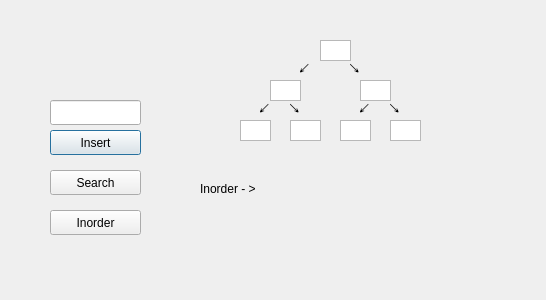
<?xml version="1.0" encoding="UTF-8"?>
<ui version="4.0">
 <class>windowarvore</class>
 <widget class="QDialog" name="windowarvore">
  <property name="geometry">
   <rect>
    <x>0</x>
    <y>0</y>
    <width>546</width>
    <height>300</height>
   </rect>
  </property>
  <property name="windowTitle">
   <string>Dialog</string>
  </property>
  <widget class="QListWidget" name="DRaiz">
   <property name="geometry">
    <rect>
     <x>320</x>
     <y>40</y>
     <width>31</width>
     <height>21</height>
    </rect>
   </property>
  </widget>
  <widget class="QListWidget" name="F">
   <property name="geometry">
    <rect>
     <x>360</x>
     <y>80</y>
     <width>31</width>
     <height>21</height>
    </rect>
   </property>
  </widget>
  <widget class="QLabel" name="label_9">
   <property name="geometry">
    <rect>
     <x>350</x>
     <y>60</y>
     <width>16</width>
     <height>17</height>
    </rect>
   </property>
   <property name="text">
    <string>↘</string>
   </property>
  </widget>
  <widget class="QListWidget" name="A">
   <property name="geometry">
    <rect>
     <x>240</x>
     <y>120</y>
     <width>31</width>
     <height>21</height>
    </rect>
   </property>
  </widget>
  <widget class="QLabel" name="label_4">
   <property name="geometry">
    <rect>
     <x>260</x>
     <y>100</y>
     <width>16</width>
     <height>17</height>
    </rect>
   </property>
   <property name="text">
    <string>↙</string>
   </property>
  </widget>
  <widget class="QListWidget" name="G">
   <property name="geometry">
    <rect>
     <x>390</x>
     <y>120</y>
     <width>31</width>
     <height>21</height>
    </rect>
   </property>
  </widget>
  <widget class="QListWidget" name="B">
   <property name="geometry">
    <rect>
     <x>270</x>
     <y>80</y>
     <width>31</width>
     <height>21</height>
    </rect>
   </property>
  </widget>
  <widget class="QPushButton" name="inserir">
   <property name="geometry">
    <rect>
     <x>50</x>
     <y>130</y>
     <width>91</width>
     <height>25</height>
    </rect>
   </property>
   <property name="cursor">
    <cursorShape>PointingHandCursor</cursorShape>
   </property>
   <property name="text">
    <string>Insert</string>
   </property>
  </widget>
  <widget class="QListWidget" name="E">
   <property name="geometry">
    <rect>
     <x>340</x>
     <y>120</y>
     <width>31</width>
     <height>21</height>
    </rect>
   </property>
  </widget>
  <widget class="QLabel" name="label_8">
   <property name="geometry">
    <rect>
     <x>290</x>
     <y>100</y>
     <width>16</width>
     <height>17</height>
    </rect>
   </property>
   <property name="text">
    <string>↘</string>
   </property>
  </widget>
  <widget class="QLineEdit" name="lineEdit">
   <property name="geometry">
    <rect>
     <x>50</x>
     <y>100</y>
     <width>91</width>
     <height>25</height>
    </rect>
   </property>
  </widget>
  <widget class="QPushButton" name="busca">
   <property name="geometry">
    <rect>
     <x>50</x>
     <y>170</y>
     <width>91</width>
     <height>25</height>
    </rect>
   </property>
   <property name="cursor">
    <cursorShape>PointingHandCursor</cursorShape>
   </property>
   <property name="text">
    <string>Search</string>
   </property>
  </widget>
  <widget class="QListWidget" name="C">
   <property name="geometry">
    <rect>
     <x>290</x>
     <y>120</y>
     <width>31</width>
     <height>21</height>
    </rect>
   </property>
  </widget>
  <widget class="QLabel" name="label_3">
   <property name="geometry">
    <rect>
     <x>300</x>
     <y>60</y>
     <width>16</width>
     <height>17</height>
    </rect>
   </property>
   <property name="text">
    <string>↙</string>
   </property>
  </widget>
  <widget class="QPushButton" name="inorder">
   <property name="geometry">
    <rect>
     <x>50</x>
     <y>210</y>
     <width>91</width>
     <height>25</height>
    </rect>
   </property>
   <property name="cursor">
    <cursorShape>PointingHandCursor</cursorShape>
   </property>
   <property name="text">
    <string>Inorder</string>
   </property>
  </widget>
  <widget class="QLabel" name="label_2">
   <property name="geometry">
    <rect>
     <x>360</x>
     <y>100</y>
     <width>16</width>
     <height>17</height>
    </rect>
   </property>
   <property name="text">
    <string>↙</string>
   </property>
  </widget>
  <widget class="QLabel" name="label_7">
   <property name="geometry">
    <rect>
     <x>390</x>
     <y>100</y>
     <width>16</width>
     <height>17</height>
    </rect>
   </property>
   <property name="text">
    <string>↘</string>
   </property>
  </widget>
  <widget class="QLabel" name="id">
   <property name="geometry">
    <rect>
     <x>140</x>
     <y>50</y>
     <width>67</width>
     <height>17</height>
    </rect>
   </property>
   <property name="text">
    <string/>
   </property>
  </widget>
  <widget class="QLabel" name="label">
   <property name="geometry">
    <rect>
     <x>200</x>
     <y>180</y>
     <width>171</width>
     <height>17</height>
    </rect>
   </property>
   <property name="text">
    <string>Inorder - &gt;</string>
   </property>
  </widget>
  <widget class="QLabel" name="testeorde">
   <property name="geometry">
    <rect>
     <x>280</x>
     <y>180</y>
     <width>191</width>
     <height>17</height>
    </rect>
   </property>
   <property name="text">
    <string/>
   </property>
  </widget>
 </widget>
 <resources/>
 <connections/>
</ui>
